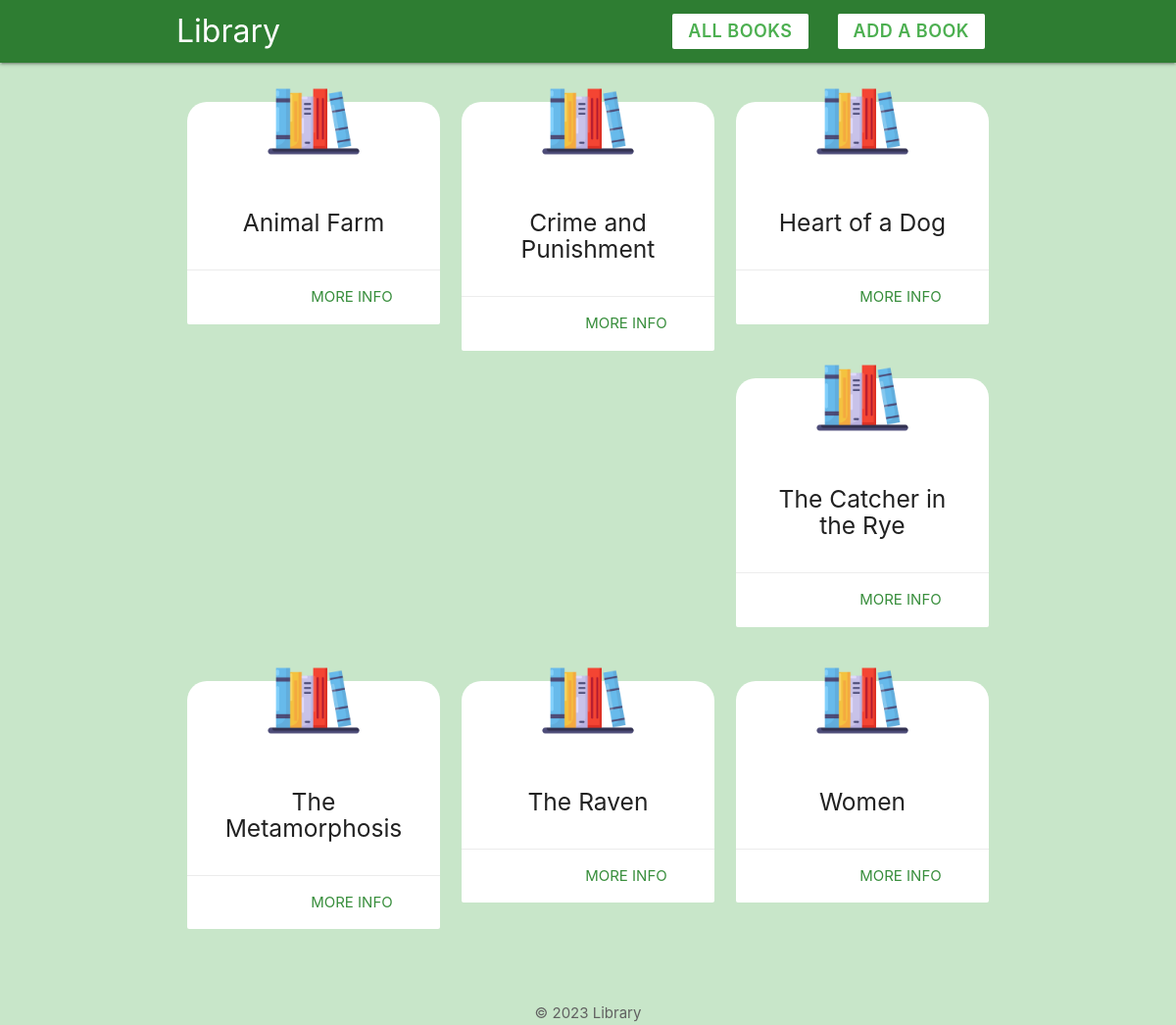
The page /books.php on the database its author committed.
### tables this page shows
CREATE TABLE `book` (
  `id` int(11) NOT NULL,
  `writerid` int(11) NOT NULL,
  `title` varchar(255) NOT NULL,
  `year` int(4) NOT NULL,
  `genre` varchar(255) NOT NULL,
  `published_in` varchar(255) NOT NULL
);

### books.php (the view, shortened to what this page needs)
<?php
include('config/db_connect.php');
$query = "SELECT * FROM book ORDER BY title ASC";
$result = mysqli_query($conn, $query);
$books = mysqli_fetch_all($result, MYSQLI_ASSOC);
?>
<!DOCTYPE html>
<html lang="en">
<?php include('templates/header.php'); ?>
<div class="container">
    <div class="row">
        <?php foreach ($books as $book) : ?>
            <div class="col s12 m6 l4 xl3">
                <div class="card z-depth-0 radius-card">
                    <img src="img/icon.png" alt="pl" class="icon-card">
                    <div class="card-content center">
                        <h5><?php echo htmlspecialchars($book['title']); ?></h5>
                    </div>
                    <div class="card-action right-align radius-card">
                        <a href="book.php?id=<?php echo $book['id']; ?>" class="green-text text-darken-2">
                            More Info
                        </a>
                    </div>
                </div>
            </div>
        <?php endforeach; ?>
    </div>
</div>
<?php include('templates/footer.php'); ?>
</html>

### templates/header.php (style rules this page uses)
.icon-card { max-height: 100px; margin: 40px auto -30px; display: block; position: relative; top: -30px; }
.radius-card { border-radius: 20px; }

### rows shown on the page
book: title "Animal Farm"
book: title "Crime and Punishment"
book: title "Heart of a Dog"
book: title "The Catcher in the Rye"
book: title "The Metamorphosis"
book: title "The Raven"
book: title "Women"
